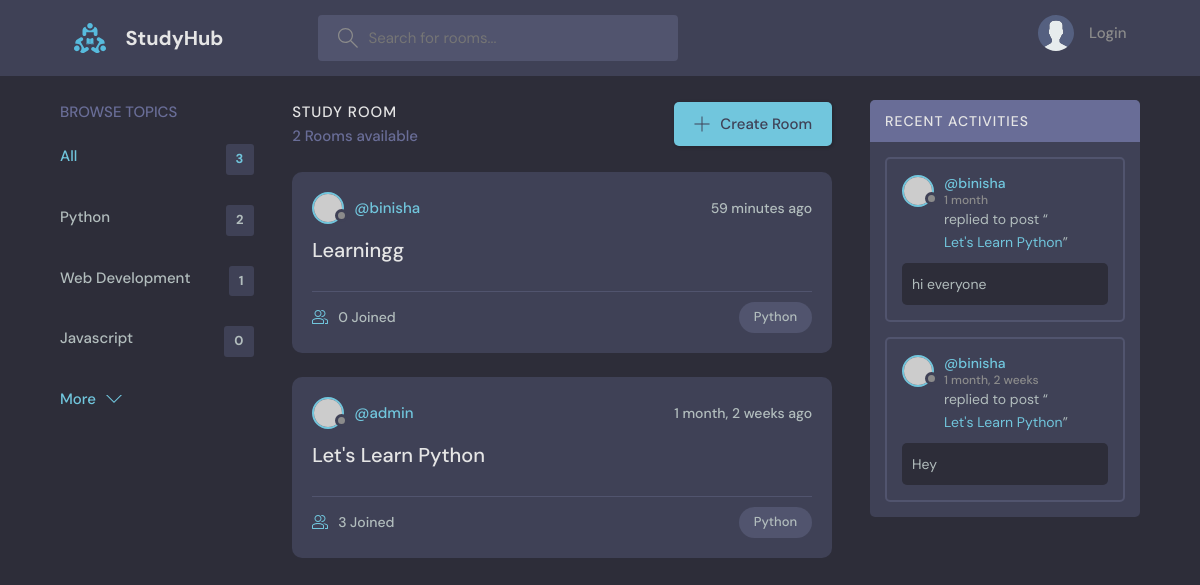
Page /?q=Python on the committed database.
### base/models.py (models this page shows, shortened)
class Topic(models.Model):
    name = models.CharField(max_length=200)

class Room(models.Model):
    host = models.ForeignKey(User, on_delete=models.SET_NULL, null=True)
    topic = models.ForeignKey(Topic, on_delete=models.SET_NULL, null=True)
    name = models.CharField(max_length=200)
    description = models.TextField(null=True, blank=True)
    participants = models.ManyToManyField(User, related_name='participants', blank=True)
    updated = models.DateTimeField(auto_now=True)
    created = models.DateTimeField(auto_now_add=True)
    class Meta:
        ordering = ['-updated', '-created']
    def __str__(self):
        return self.name

class Message(models.Model):
    user = models.ForeignKey(User, on_delete=models.CASCADE)
    room = models.ForeignKey(Room, on_delete=models.CASCADE)
    body = models.TextField()
    updated = models.DateTimeField(auto_now=True)
    created = models.DateTimeField(auto_now_add=True)
    class Meta:
        ordering = ['-updated', '-created']

### base/views.py (the view)
# urls.py: path('', views.home, name="home"),
def home(request):
    q = request.GET.get('q') if request.GET.get('q') != None else ''
    rooms = Room.objects.filter(
        Q(topic__name__icontains= q) |
        Q(name__icontains=q) |
        Q(description__icontains=q)
        )
    topics = Topic.objects.all()
    room_count = rooms.count()
    room_messages = Message.objects.filter(Q(room__topic__name__icontains=q))
    context = {'rooms': rooms, 'topics': topics, 'room_count':room_count, 'room_messages': room_messages}
    return render(request, 'base/home.html', context)

### base/templates/base/home.html (shortened to what this page needs)
{% extends 'main.html' %}
{% block content %}
  <main class="layout layout--3">
    <div class="container">
      {% include 'base/topics_component.html' %}
      <div class="roomList">
        <div class="roomList__header">
          <div>
            <h2>Study Room</h2>
            <p>{{room_count}} Rooms available</p>
          </div>
          <a class="btn btn--main" href="{% url 'create-room' %}">
            <svg version="1.1" xmlns="http://www.w3.org/2000/svg" width="32" height="32" viewBox="0 0 32 32">
              <title>add</title>
              <path
                d="M16.943 0.943h-1.885v14.115h-14.115v1.885h14.115v14.115h1.885v-14.115h14.115v-1.885h-14.115v-14.115z"
              ></path>
            </svg>
            Create Room
          </a>
        </div>
        {% include 'base/feed_component.html' %}
      </div>
      {% include 'base/activity_component.html' %}
    </div>
  </main>
{% endblock %}

### base/templates/base/topics_component.html
<div class="topics">
    <div class="topics__header">
        <h2>Browse Topics</h2>
    </div>
    <ul class="topics__list">
        <li>
            <a href="/" class="active">All <span>{{topics.count}}</span></a>
        </li>
        {% for topic in topics %}
        <li>
            <a href="{% url 'home' %}?q={{topic.name}}">{{topic.name}} <span>{{topic.room_set.all.count}}</span></a>
        </li>
        {% endfor %}
    </ul>
    <a class="btn btn--link" href="topics.html">
        More
        <svg version="1.1" xmlns="http://www.w3.org/2000/svg" width="32" height="32" viewBox="0 0 32 32">
            <title>chevron-down</title>
            <path d="M16 21l-13-13h-3l16 16 16-16h-3l-13 13z"></path>
        </svg>
    </a>
</div>

### base/templates/base/feed_component.html (shortened to what this page needs)
{% for room in rooms%}
<div class="roomListRoom">
    <div class="roomListRoom__header">
        <a href="{% url 'user-profile' room.host.id %}" class="roomListRoom__author">
            <div class="avatar avatar--small">
                <img src="https://randomuser.me/api/portraits/women/11.jpg" />
            </div>
            <span>@{{room.host.username}}</span>
        </a>
        <div class="roomListRoom__actions">
            <span>{{room.created|timesince}} ago</span>
        </div>
    </div>
    <div class="roomListRoom__content">
        <a href="{% url 'room' room.id %}">{{room.name}}</a>
    </div>
    <div class="roomListRoom__meta">
        <a href="{% url 'room' room.id %}" class="roomListRoom__joined">
            {{room.participants.all.count}} Joined
        </a>
        <p class="roomListRoom__topic">{{room.topic.name}}</p>
    </div>
</div>
{% endfor%}

### base/templates/base/activity_component.html (shortened to what this page needs)
<div class="activities">
    <div class="activities__header">
        <h2>Recent Activities</h2>
    </div>
    {% for message in room_messages %}
    <div class="activities__box">
        <div class="activities__boxHeader roomListRoom__header">
            <a href="{% url 'user-profile' message.user.id %}" class="roomListRoom__author">
                <div class="avatar avatar--small">
                    <img src="https://randomuser.me/api/portraits/women/11.jpg" />
                </div>
                <p>
                    @{{message.user}}
                    <span>{{message.created|timesince}}</span>
                </p>
            </a>
        </div>
        <div class="activities__boxContent">
            <p>replied to post “<a href="{% url 'room' message.room.id %}">{{message.room}}</a>”</p>
            <div class="activities__boxRoomContent">
               {{message.body}}
            </div>
        </div>
    </div>
    {% endfor %}
</div>

### rows in the picture
Topic: name "Python", room_set.all.count "2"
Topic: name "Web Development", room_set.all.count "1"
Topic: name "Javascript", room_set.all.count "0"
Room: host.username "binisha", created "59 minutes", name "Learningg", participants.all.count "0", topic.name "Python"
Room: host.username "admin", created "1 month, 2 weeks", name "Let's Learn Python", participants.all.count "3", topic.name "Python"
Message: user "binisha", created "1 month", room "Let's Learn Python", body "hi everyone"
Message: user "binisha", created "1 month, 2 weeks", room "Let's Learn Python", body "Hey"

### other values in the picture
{{ topics.count }} "3"
{{ room_count }} "2"
